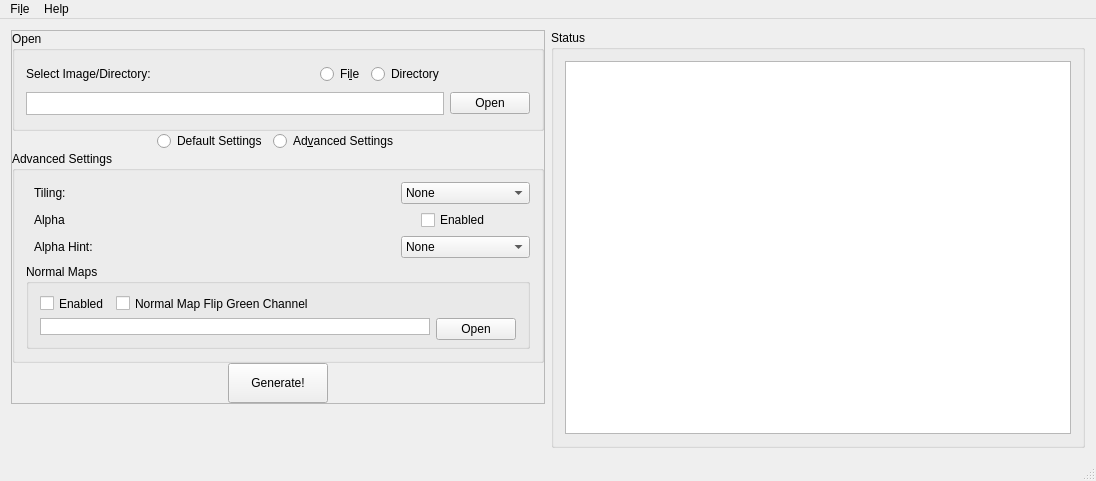
<?xml version="1.0" encoding="UTF-8"?>
<ui version="4.0">
 <class>Gui</class>
 <widget class="QMainWindow" name="Gui">
  <property name="geometry">
   <rect>
    <x>0</x>
    <y>0</y>
    <width>1096</width>
    <height>481</height>
   </rect>
  </property>
  <property name="minimumSize">
   <size>
    <width>0</width>
    <height>440</height>
   </size>
  </property>
  <property name="windowTitle">
   <string>Texture.Text Generator</string>
  </property>
  <property name="windowIcon">
   <iconset resource="resources.qrc">
    <normaloff>:/icons/ic_launcher.png</normaloff>:/icons/ic_launcher.png</iconset>
  </property>
  <property name="iconSize">
   <size>
    <width>25</width>
    <height>25</height>
   </size>
  </property>
  <widget class="QWidget" name="centralWidget">
   <layout class="QGridLayout" name="gridLayout">
    <item row="2" column="0">
     <spacer name="verticalSpacer_2">
      <property name="orientation">
       <enum>Qt::Vertical</enum>
      </property>
      <property name="sizeHint" stdset="0">
       <size>
        <width>20</width>
        <height>40</height>
       </size>
      </property>
     </spacer>
    </item>
    <item row="0" column="0">
     <widget class="QFrame" name="frame">
      <property name="maximumSize">
       <size>
        <width>600</width>
        <height>16777215</height>
       </size>
      </property>
      <property name="frameShape">
       <enum>QFrame::StyledPanel</enum>
      </property>
      <property name="frameShadow">
       <enum>QFrame::Raised</enum>
      </property>
      <layout class="QGridLayout" name="gridLayout_8">
       <property name="leftMargin">
        <number>0</number>
       </property>
       <property name="topMargin">
        <number>0</number>
       </property>
       <property name="rightMargin">
        <number>0</number>
       </property>
       <property name="bottomMargin">
        <number>0</number>
       </property>
       <property name="spacing">
        <number>0</number>
       </property>
       <item row="1" column="0">
        <layout class="QGridLayout" name="gridLayout_5">
         <item row="0" column="0">
          <spacer name="horizontalSpacer_3">
           <property name="orientation">
            <enum>Qt::Horizontal</enum>
           </property>
           <property name="sizeHint" stdset="0">
            <size>
             <width>40</width>
             <height>20</height>
            </size>
           </property>
          </spacer>
         </item>
         <item row="0" column="3">
          <spacer name="horizontalSpacer">
           <property name="orientation">
            <enum>Qt::Horizontal</enum>
           </property>
           <property name="sizeHint" stdset="0">
            <size>
             <width>40</width>
             <height>20</height>
            </size>
           </property>
          </spacer>
         </item>
         <item row="0" column="1">
          <widget class="QRadioButton" name="rdoBtn_Def_Settings">
           <property name="text">
            <string>Default Settings</string>
           </property>
          </widget>
         </item>
         <item row="0" column="2">
          <widget class="QRadioButton" name="rdoBtn_Adv_Settings">
           <property name="text">
            <string>Ad&amp;vanced Settings</string>
           </property>
          </widget>
         </item>
        </layout>
       </item>
       <item row="0" column="0">
        <widget class="QGroupBox" name="groupBox_Open">
         <property name="minimumSize">
          <size>
           <width>0</width>
           <height>100</height>
          </size>
         </property>
         <property name="maximumSize">
          <size>
           <width>600</width>
           <height>100</height>
          </size>
         </property>
         <property name="title">
          <string>Open</string>
         </property>
         <layout class="QGridLayout" name="gridLayout_2">
          <item row="0" column="0">
           <widget class="QLabel" name="label_Select">
            <property name="text">
             <string>Select Image/Directory:</string>
            </property>
           </widget>
          </item>
          <item row="0" column="1">
           <spacer name="horizontalSpacer_2">
            <property name="orientation">
             <enum>Qt::Horizontal</enum>
            </property>
            <property name="sizeHint" stdset="0">
             <size>
              <width>40</width>
              <height>20</height>
             </size>
            </property>
           </spacer>
          </item>
          <item row="0" column="2">
           <widget class="QRadioButton" name="rdoBtn_File">
            <property name="text">
             <string>Fi&amp;le</string>
            </property>
           </widget>
          </item>
          <item row="0" column="3">
           <widget class="QRadioButton" name="rdoBtn_Directory">
            <property name="text">
             <string>Directory</string>
            </property>
           </widget>
          </item>
          <item row="0" column="4">
           <layout class="QHBoxLayout" name="horizontalLayout"/>
          </item>
          <item row="1" column="0" colspan="4">
           <widget class="QPlainTextEdit" name="plainTxt_directorypath">
            <property name="minimumSize">
             <size>
              <width>0</width>
              <height>22</height>
             </size>
            </property>
            <property name="maximumSize">
             <size>
              <width>16777215</width>
              <height>23</height>
             </size>
            </property>
            <property name="inputMethodHints">
             <set>Qt::ImhNone</set>
            </property>
            <property name="verticalScrollBarPolicy">
             <enum>Qt::ScrollBarAlwaysOff</enum>
            </property>
           </widget>
          </item>
          <item row="1" column="4">
           <widget class="QPushButton" name="btn_File_Explorer">
            <property name="minimumSize">
             <size>
              <width>0</width>
              <height>22</height>
             </size>
            </property>
            <property name="text">
             <string>Open</string>
            </property>
           </widget>
          </item>
         </layout>
        </widget>
       </item>
       <item row="2" column="0">
        <widget class="QGroupBox" name="groupBox_Settings">
         <property name="minimumSize">
          <size>
           <width>0</width>
           <height>202</height>
          </size>
         </property>
         <property name="maximumSize">
          <size>
           <width>600</width>
           <height>280</height>
          </size>
         </property>
         <property name="title">
          <string>Advanced Settings</string>
         </property>
         <layout class="QGridLayout" name="gridLayout_3">
          <item row="0" column="0">
           <widget class="QLabel" name="label_Tiling">
            <property name="minimumSize">
             <size>
              <width>120</width>
              <height>0</height>
             </size>
            </property>
            <property name="maximumSize">
             <size>
              <width>120</width>
              <height>16777215</height>
             </size>
            </property>
            <property name="text">
             <string>Tiling:</string>
            </property>
            <property name="margin">
             <number>0</number>
            </property>
            <property name="indent">
             <number>8</number>
            </property>
           </widget>
          </item>
          <item row="2" column="0">
           <widget class="QLabel" name="label_Alpha">
            <property name="minimumSize">
             <size>
              <width>120</width>
              <height>0</height>
             </size>
            </property>
            <property name="maximumSize">
             <size>
              <width>120</width>
              <height>16777215</height>
             </size>
            </property>
            <property name="text">
             <string>Alpha Hint:</string>
            </property>
            <property name="indent">
             <number>8</number>
            </property>
           </widget>
          </item>
          <item row="0" column="2" colspan="4">
           <widget class="QComboBox" name="comboBox_Tiling">
            <property name="maximumSize">
             <size>
              <width>250</width>
              <height>16777215</height>
             </size>
            </property>
            <item>
             <property name="text">
              <string>None</string>
             </property>
            </item>
            <item>
             <property name="text">
              <string>Horizontal</string>
             </property>
            </item>
            <item>
             <property name="text">
              <string>Vertical</string>
             </property>
            </item>
            <item>
             <property name="text">
              <string>Both</string>
             </property>
            </item>
           </widget>
          </item>
          <item row="1" column="0">
           <widget class="QLabel" name="label_alpha">
            <property name="minimumSize">
             <size>
              <width>120</width>
              <height>0</height>
             </size>
            </property>
            <property name="maximumSize">
             <size>
              <width>120</width>
              <height>20</height>
             </size>
            </property>
            <property name="text">
             <string>Alpha</string>
            </property>
            <property name="indent">
             <number>8</number>
            </property>
           </widget>
          </item>
          <item row="2" column="1">
           <spacer name="horizontalSpacer_8">
            <property name="orientation">
             <enum>Qt::Horizontal</enum>
            </property>
            <property name="sizeHint" stdset="0">
             <size>
              <width>40</width>
              <height>20</height>
             </size>
            </property>
           </spacer>
          </item>
          <item row="2" column="2" colspan="4">
           <widget class="QComboBox" name="comboBox_Alpha">
            <property name="maximumSize">
             <size>
              <width>250</width>
              <height>16777215</height>
             </size>
            </property>
            <item>
             <property name="text">
              <string>None</string>
             </property>
            </item>
            <item>
             <property name="text">
              <string>Opaque</string>
             </property>
            </item>
            <item>
             <property name="text">
              <string>Semi-Transparent</string>
             </property>
            </item>
            <item>
             <property name="text">
              <string>Masked</string>
             </property>
            </item>
           </widget>
          </item>
          <item row="0" column="1">
           <spacer name="horizontalSpacer_7">
            <property name="orientation">
             <enum>Qt::Horizontal</enum>
            </property>
            <property name="sizeHint" stdset="0">
             <size>
              <width>40</width>
              <height>20</height>
             </size>
            </property>
           </spacer>
          </item>
          <item row="1" column="3">
           <widget class="QCheckBox" name="checkBox_Alpha">
            <property name="text">
             <string>Enabled</string>
            </property>
           </widget>
          </item>
          <item row="8" column="0" colspan="6">
           <widget class="QGroupBox" name="gridGroupBox">
            <property name="title">
             <string>Normal Maps</string>
            </property>
            <layout class="QGridLayout" name="gridLayout_7">
             <item row="1" column="4">
              <widget class="QCheckBox" name="checkBox_Flip_Green">
               <property name="text">
                <string>Normal Map Flip Green Channel</string>
               </property>
              </widget>
             </item>
             <item row="2" column="6">
              <widget class="QPushButton" name="btn_File_Explorer_Normal">
               <property name="minimumSize">
                <size>
                 <width>0</width>
                 <height>22</height>
                </size>
               </property>
               <property name="text">
                <string>Open</string>
               </property>
              </widget>
             </item>
             <item row="2" column="0" colspan="6">
              <widget class="QPlainTextEdit" name="plainTxt_Normal">
               <property name="maximumSize">
                <size>
                 <width>16777215</width>
                 <height>23</height>
                </size>
               </property>
               <property name="inputMethodHints">
                <set>Qt::ImhNone</set>
               </property>
               <property name="verticalScrollBarPolicy">
                <enum>Qt::ScrollBarAlwaysOff</enum>
               </property>
              </widget>
             </item>
             <item row="1" column="0" colspan="4">
              <widget class="QCheckBox" name="checkBox_Normal_Enabled">
               <property name="text">
                <string>Enabled</string>
               </property>
              </widget>
             </item>
             <item row="1" column="5">
              <spacer name="horizontalSpacer_6">
               <property name="orientation">
                <enum>Qt::Horizontal</enum>
               </property>
               <property name="sizeHint" stdset="0">
                <size>
                 <width>40</width>
                 <height>20</height>
                </size>
               </property>
              </spacer>
             </item>
            </layout>
           </widget>
          </item>
         </layout>
        </widget>
       </item>
       <item row="3" column="0">
        <layout class="QGridLayout" name="gridLayout_4">
         <item row="0" column="0">
          <spacer name="horizontalSpacer_4">
           <property name="orientation">
            <enum>Qt::Horizontal</enum>
           </property>
           <property name="sizeHint" stdset="0">
            <size>
             <width>40</width>
             <height>20</height>
            </size>
           </property>
          </spacer>
         </item>
         <item row="0" column="3">
          <spacer name="horizontalSpacer_5">
           <property name="orientation">
            <enum>Qt::Horizontal</enum>
           </property>
           <property name="sizeHint" stdset="0">
            <size>
             <width>40</width>
             <height>20</height>
            </size>
           </property>
          </spacer>
         </item>
         <item row="0" column="2">
          <widget class="QPushButton" name="btn_Generate">
           <property name="minimumSize">
            <size>
             <width>100</width>
             <height>40</height>
            </size>
           </property>
           <property name="text">
            <string>Generate!</string>
           </property>
          </widget>
         </item>
        </layout>
       </item>
      </layout>
     </widget>
    </item>
    <item row="0" column="2" rowspan="3">
     <widget class="QGroupBox" name="groupBox_Status">
      <property name="minimumSize">
       <size>
        <width>250</width>
        <height>0</height>
       </size>
      </property>
      <property name="title">
       <string>Status</string>
      </property>
      <layout class="QGridLayout" name="gridLayout_6">
       <item row="1" column="1">
        <widget class="QTextEdit" name="console">
         <property name="undoRedoEnabled">
          <bool>false</bool>
         </property>
         <property name="readOnly">
          <bool>true</bool>
         </property>
        </widget>
       </item>
      </layout>
     </widget>
    </item>
   </layout>
  </widget>
  <widget class="QMenuBar" name="menuBar">
   <property name="geometry">
    <rect>
     <x>0</x>
     <y>0</y>
     <width>1096</width>
     <height>21</height>
    </rect>
   </property>
   <widget class="QMenu" name="menuFile">
    <property name="title">
     <string>Fi&amp;le</string>
    </property>
    <addaction name="actionSettings"/>
    <addaction name="separator"/>
    <addaction name="actionQuit"/>
   </widget>
   <widget class="QMenu" name="menuHelp">
    <property name="title">
     <string>Help</string>
    </property>
    <addaction name="actionHelp"/>
    <addaction name="separator"/>
    <addaction name="actionTerms_Agreements"/>
    <addaction name="actionAbout"/>
    <addaction name="actionChange_Log"/>
   </widget>
   <addaction name="menuFile"/>
   <addaction name="menuHelp"/>
  </widget>
  <widget class="QStatusBar" name="statusBar"/>
  <action name="actionSettings">
   <property name="text">
    <string>&amp;Settings</string>
   </property>
  </action>
  <action name="actionQuit">
   <property name="text">
    <string>&amp;Quit</string>
   </property>
  </action>
  <action name="actionAbout">
   <property name="text">
    <string>&amp;About</string>
   </property>
  </action>
  <action name="actionHelp">
   <property name="text">
    <string>&amp;Help</string>
   </property>
  </action>
  <action name="actionTerms_Agreements">
   <property name="text">
    <string>&amp;Terms  Agreements</string>
   </property>
  </action>
  <action name="actionChange_Log">
   <property name="text">
    <string>Change Log</string>
   </property>
  </action>
 </widget>
 <layoutdefault spacing="6" margin="11"/>
 <resources>
  <include location="resources.qrc"/>
 </resources>
 <connections/>
</ui>
